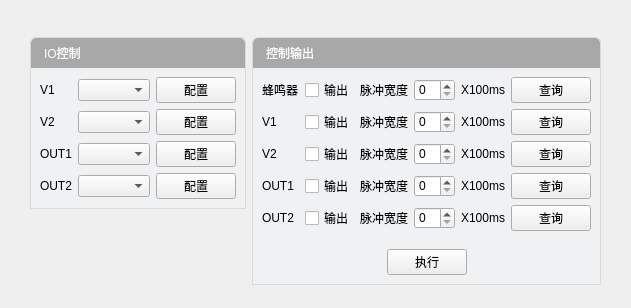
<?xml version="1.0" encoding="UTF-8"?>
<ui version="4.0">
 <class>wirelessioctrlwidget</class>
 <widget class="QWidget" name="wirelessioctrlwidget">
  <property name="geometry">
   <rect>
    <x>0</x>
    <y>0</y>
    <width>631</width>
    <height>308</height>
   </rect>
  </property>
  <property name="windowTitle">
   <string>Form</string>
  </property>
  <layout class="QGridLayout" name="gridLayout">
   <item row="0" column="1">
    <spacer name="verticalSpacer">
     <property name="orientation">
      <enum>Qt::Vertical</enum>
     </property>
     <property name="sizeHint" stdset="0">
      <size>
       <width>20</width>
       <height>40</height>
      </size>
     </property>
    </spacer>
   </item>
   <item row="1" column="0">
    <spacer name="horizontalSpacer">
     <property name="orientation">
      <enum>Qt::Horizontal</enum>
     </property>
     <property name="sizeHint" stdset="0">
      <size>
       <width>40</width>
       <height>20</height>
      </size>
     </property>
    </spacer>
   </item>
   <item row="1" column="1" rowspan="2" colspan="2">
    <layout class="QHBoxLayout" name="horizontalLayout_2">
     <item>
      <layout class="QVBoxLayout" name="verticalLayout">
       <item>
        <widget class="QWidget" name="widget_5" native="true">
         <property name="styleSheet">
          <string notr="true">.QWidget
{
	border: 1px solid rgb(218,218,218);
	border-top-right-radius: 5px;
	border-top-left-radius: 5px;
}</string>
         </property>
         <layout class="QVBoxLayout" name="verticalLayout_3">
          <property name="spacing">
           <number>0</number>
          </property>
          <property name="margin">
           <number>1</number>
          </property>
          <item>
           <widget class="QLabel" name="label_8">
            <property name="minimumSize">
             <size>
              <width>0</width>
              <height>30</height>
             </size>
            </property>
            <property name="maximumSize">
             <size>
              <width>16777215</width>
              <height>30</height>
             </size>
            </property>
            <property name="styleSheet">
             <string notr="true">font: 10pt &quot;微软雅黑&quot;;
color: rgb(255, 255, 255);
background-color: rgb(168, 168, 168);
padding: 3px 3px 3px 10px;
border: none;
border-top-right-radius: 5px;
border-top-left-radius: 5px;</string>
            </property>
            <property name="text">
             <string>IO控制</string>
            </property>
           </widget>
          </item>
          <item>
           <widget class="QWidget" name="widget_6" native="true">
            <property name="styleSheet">
             <string notr="true">.QWidget
{
	border: none;
	background-color: rgb(240, 241, 243);
}</string>
            </property>
            <layout class="QGridLayout" name="gridLayout_3">
             <item row="0" column="0">
              <layout class="QGridLayout" name="gridLayout_2">
               <item row="0" column="0">
                <widget class="QLabel" name="label">
                 <property name="text">
                  <string>V1</string>
                 </property>
                </widget>
               </item>
               <item row="0" column="1">
                <widget class="QComboBox" name="comboBox"/>
               </item>
               <item row="0" column="2">
                <widget class="QPushButton" name="pushButton">
                 <property name="text">
                  <string>配置</string>
                 </property>
                </widget>
               </item>
               <item row="1" column="0">
                <widget class="QLabel" name="label_2">
                 <property name="text">
                  <string>V2</string>
                 </property>
                </widget>
               </item>
               <item row="1" column="1">
                <widget class="QComboBox" name="comboBox_2"/>
               </item>
               <item row="1" column="2">
                <widget class="QPushButton" name="pushButton_2">
                 <property name="text">
                  <string>配置</string>
                 </property>
                </widget>
               </item>
               <item row="2" column="0">
                <widget class="QLabel" name="label_3">
                 <property name="text">
                  <string>OUT1</string>
                 </property>
                </widget>
               </item>
               <item row="2" column="1">
                <widget class="QComboBox" name="comboBox_3"/>
               </item>
               <item row="2" column="2">
                <widget class="QPushButton" name="pushButton_3">
                 <property name="text">
                  <string>配置</string>
                 </property>
                </widget>
               </item>
               <item row="3" column="0">
                <widget class="QLabel" name="label_4">
                 <property name="text">
                  <string>OUT2</string>
                 </property>
                </widget>
               </item>
               <item row="3" column="1">
                <widget class="QComboBox" name="comboBox_4"/>
               </item>
               <item row="3" column="2">
                <widget class="QPushButton" name="pushButton_4">
                 <property name="text">
                  <string>配置</string>
                 </property>
                </widget>
               </item>
              </layout>
             </item>
            </layout>
           </widget>
          </item>
         </layout>
        </widget>
       </item>
       <item>
        <spacer name="verticalSpacer_2">
         <property name="orientation">
          <enum>Qt::Vertical</enum>
         </property>
         <property name="sizeHint" stdset="0">
          <size>
           <width>20</width>
           <height>40</height>
          </size>
         </property>
        </spacer>
       </item>
      </layout>
     </item>
     <item>
      <widget class="QWidget" name="widget_9" native="true">
       <property name="styleSheet">
        <string notr="true">.QWidget
{
	border: 1px solid rgb(218,218,218);
	border-top-right-radius: 5px;
	border-top-left-radius: 5px;
}</string>
       </property>
       <layout class="QVBoxLayout" name="verticalLayout_5">
        <property name="spacing">
         <number>0</number>
        </property>
        <property name="margin">
         <number>1</number>
        </property>
        <item>
         <widget class="QLabel" name="label_10">
          <property name="minimumSize">
           <size>
            <width>0</width>
            <height>30</height>
           </size>
          </property>
          <property name="maximumSize">
           <size>
            <width>16777215</width>
            <height>30</height>
           </size>
          </property>
          <property name="styleSheet">
           <string notr="true">font: 10pt &quot;微软雅黑&quot;;
color: rgb(255, 255, 255);
background-color: rgb(168, 168, 168);
padding: 3px 3px 3px 10px;
border: none;
border-top-right-radius: 5px;
border-top-left-radius: 5px;</string>
          </property>
          <property name="text">
           <string>控制输出</string>
          </property>
         </widget>
        </item>
        <item>
         <widget class="QWidget" name="widget_10" native="true">
          <property name="styleSheet">
           <string notr="true">.QWidget
{
	border: none;
	background-color: rgb(240, 241, 243);
}</string>
          </property>
          <layout class="QGridLayout" name="gridLayout_4">
           <item row="5" column="2">
            <spacer name="verticalSpacer_4">
             <property name="orientation">
              <enum>Qt::Vertical</enum>
             </property>
             <property name="sizeHint" stdset="0">
              <size>
               <width>20</width>
               <height>40</height>
              </size>
             </property>
            </spacer>
           </item>
           <item row="0" column="0">
            <widget class="QLabel" name="label_7">
             <property name="text">
              <string>蜂鸣器</string>
             </property>
            </widget>
           </item>
           <item row="4" column="2">
            <widget class="QLabel" name="label_19">
             <property name="text">
              <string>脉冲宽度</string>
             </property>
            </widget>
           </item>
           <item row="2" column="1">
            <widget class="QCheckBox" name="checkBox_3">
             <property name="text">
              <string>输出</string>
             </property>
            </widget>
           </item>
           <item row="1" column="1">
            <widget class="QCheckBox" name="checkBox_2">
             <property name="text">
              <string>输出</string>
             </property>
            </widget>
           </item>
           <item row="1" column="3">
            <widget class="QSpinBox" name="spinBox_2"/>
           </item>
           <item row="3" column="4">
            <widget class="QLabel" name="label_23">
             <property name="text">
              <string>X100ms</string>
             </property>
            </widget>
           </item>
           <item row="0" column="4">
            <widget class="QLabel" name="label_20">
             <property name="text">
              <string>X100ms</string>
             </property>
            </widget>
           </item>
           <item row="3" column="0">
            <widget class="QLabel" name="label_13">
             <property name="text">
              <string>OUT1</string>
             </property>
            </widget>
           </item>
           <item row="4" column="3">
            <widget class="QSpinBox" name="spinBox_5"/>
           </item>
           <item row="3" column="3">
            <widget class="QSpinBox" name="spinBox_4"/>
           </item>
           <item row="1" column="0">
            <widget class="QLabel" name="label_11">
             <property name="text">
              <string>V1</string>
             </property>
            </widget>
           </item>
           <item row="4" column="1">
            <widget class="QCheckBox" name="checkBox_5">
             <property name="text">
              <string>输出</string>
             </property>
            </widget>
           </item>
           <item row="2" column="0">
            <widget class="QLabel" name="label_12">
             <property name="text">
              <string>V2</string>
             </property>
            </widget>
           </item>
           <item row="3" column="1">
            <widget class="QCheckBox" name="checkBox_4">
             <property name="text">
              <string>输出</string>
             </property>
            </widget>
           </item>
           <item row="1" column="2">
            <widget class="QLabel" name="label_16">
             <property name="text">
              <string>脉冲宽度</string>
             </property>
            </widget>
           </item>
           <item row="0" column="2">
            <widget class="QLabel" name="label_15">
             <property name="text">
              <string>脉冲宽度</string>
             </property>
            </widget>
           </item>
           <item row="0" column="1">
            <widget class="QCheckBox" name="checkBox">
             <property name="text">
              <string>输出</string>
             </property>
            </widget>
           </item>
           <item row="4" column="0">
            <widget class="QLabel" name="label_14">
             <property name="text">
              <string>OUT2</string>
             </property>
            </widget>
           </item>
           <item row="2" column="3">
            <widget class="QSpinBox" name="spinBox_3"/>
           </item>
           <item row="2" column="4">
            <widget class="QLabel" name="label_22">
             <property name="text">
              <string>X100ms</string>
             </property>
            </widget>
           </item>
           <item row="0" column="3">
            <widget class="QSpinBox" name="spinBox"/>
           </item>
           <item row="1" column="4">
            <widget class="QLabel" name="label_21">
             <property name="text">
              <string>X100ms</string>
             </property>
            </widget>
           </item>
           <item row="2" column="2">
            <widget class="QLabel" name="label_17">
             <property name="text">
              <string>脉冲宽度</string>
             </property>
            </widget>
           </item>
           <item row="3" column="2">
            <widget class="QLabel" name="label_18">
             <property name="text">
              <string>脉冲宽度</string>
             </property>
            </widget>
           </item>
           <item row="4" column="4">
            <widget class="QLabel" name="label_24">
             <property name="text">
              <string>X100ms</string>
             </property>
            </widget>
           </item>
           <item row="2" column="5">
            <widget class="QPushButton" name="pushButton_9">
             <property name="text">
              <string>查询</string>
             </property>
            </widget>
           </item>
           <item row="3" column="5">
            <widget class="QPushButton" name="pushButton_10">
             <property name="text">
              <string>查询</string>
             </property>
            </widget>
           </item>
           <item row="4" column="5">
            <widget class="QPushButton" name="pushButton_11">
             <property name="text">
              <string>查询</string>
             </property>
            </widget>
           </item>
           <item row="1" column="5">
            <widget class="QPushButton" name="pushButton_8">
             <property name="text">
              <string>查询</string>
             </property>
            </widget>
           </item>
           <item row="0" column="5">
            <widget class="QPushButton" name="pushButton_5">
             <property name="text">
              <string>查询</string>
             </property>
            </widget>
           </item>
           <item row="6" column="0" colspan="6">
            <layout class="QHBoxLayout" name="horizontalLayout">
             <item>
              <spacer name="horizontalSpacer_3">
               <property name="orientation">
                <enum>Qt::Horizontal</enum>
               </property>
               <property name="sizeHint" stdset="0">
                <size>
                 <width>40</width>
                 <height>20</height>
                </size>
               </property>
              </spacer>
             </item>
             <item>
              <widget class="QPushButton" name="pushButton_7">
               <property name="text">
                <string>执行</string>
               </property>
              </widget>
             </item>
             <item>
              <spacer name="horizontalSpacer_4">
               <property name="orientation">
                <enum>Qt::Horizontal</enum>
               </property>
               <property name="sizeHint" stdset="0">
                <size>
                 <width>40</width>
                 <height>20</height>
                </size>
               </property>
              </spacer>
             </item>
            </layout>
           </item>
          </layout>
         </widget>
        </item>
       </layout>
      </widget>
     </item>
    </layout>
   </item>
   <item row="2" column="3">
    <spacer name="horizontalSpacer_2">
     <property name="orientation">
      <enum>Qt::Horizontal</enum>
     </property>
     <property name="sizeHint" stdset="0">
      <size>
       <width>40</width>
       <height>20</height>
      </size>
     </property>
    </spacer>
   </item>
   <item row="3" column="2">
    <spacer name="verticalSpacer_3">
     <property name="orientation">
      <enum>Qt::Vertical</enum>
     </property>
     <property name="sizeHint" stdset="0">
      <size>
       <width>20</width>
       <height>26</height>
      </size>
     </property>
    </spacer>
   </item>
  </layout>
 </widget>
 <resources/>
 <connections/>
</ui>
